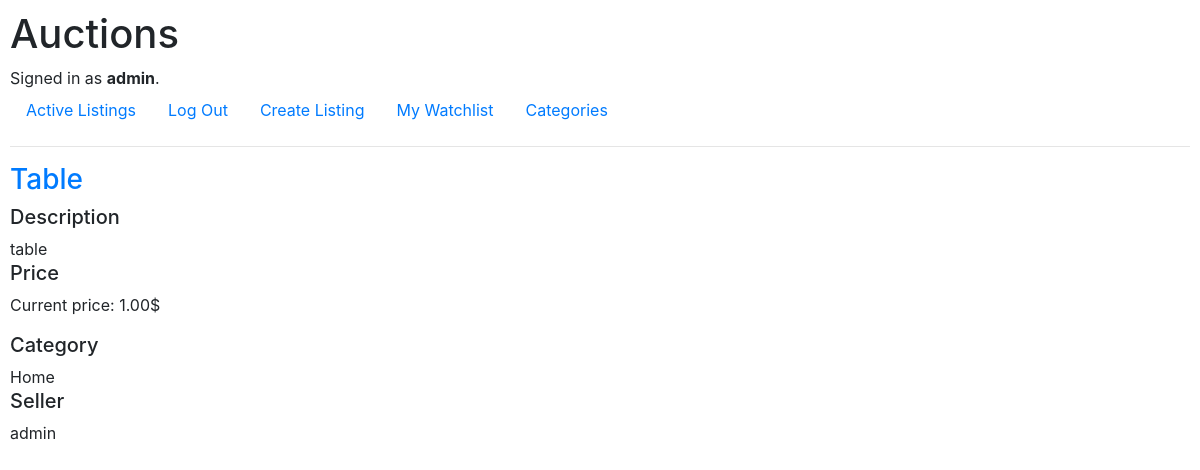
The app's page /watchlist/3 (signed in) with its own data.
### auctions/models.py (models this page shows, shortened)
class User(AbstractUser):
    pass
    def __str__(self):
        return f"{self.username}"

class Listing(models.Model):
    title = models.CharField(max_length=50, unique=True)
    seller = models.ForeignKey(User, on_delete=models.CASCADE, related_name="user_listings")
    init_price = models.DecimalField(max_digits=15, decimal_places=2)
    current_price = models.DecimalField(blank=True, null=True, max_digits=15, decimal_places=2)
    category = models.ForeignKey(Category, on_delete=models.CASCADE, related_name="category_listings")
    status = models.BooleanField(default=True)
    image = models.CharField(max_length=100)
    description = models.CharField(max_length=1000)
    winner = models.ForeignKey(User, on_delete=models.CASCADE, null=True, blank=True, related_name="winner_listings")
    watchlist = models.ManyToManyField(User, related_name="user_watchlist")

class Category(models.Model):
    name = models.CharField(max_length=20, primary_key=True)
    def __str__(self):
        return f"{self.name}"

### auctions/views.py (the view)
# urls.py: path("watchlist/<str:user_id>", views.watchlist, name="watchlist"),
@login_required
def watchlist(request, user_id):
    current_user = User.objects.get(pk=user_id)
    watchlist = current_user.user_watchlist.all()
    return render(request, "auctions/watchlist.html", {
        "watchlist": watchlist
    })

### auctions/templates/auctions/watchlist.html
{% extends 'auctions/layout.html' %}
{% block body %}
	{% for i in watchlist %}
		<h3>
			<a href="{% url 'listing' id=i.id %}">{{ i.title }}</a>
		</h3>
		<div>
			<h5>Description</h5>
			{{ i.description }}
		</div>
		<div>
			<h5>Price</h5>
			<p>
				Current price: {{ i.current_price }}$
			</p>
		</div>
		<div>
			<h5>Category</h5>
			{{ i.category }}
		</div>
		<div>
			<h5>Seller</h5>
			{{ i.seller }}
		</div>
	{% empty %}
		<p>
			There are no listings in your watchlist.
		</p>
	{% endfor %}
{% endblock %}

### auctions/templates/auctions/layout.html (shortened to what this page needs)
{% load static %}
<!DOCTYPE html>
<html lang="en">
    <head>
        <link rel="stylesheet" href="https://stackpath.bootstrapcdn.com/bootstrap/4.4.1/css/bootstrap.min.css">
        <link href="{% static 'auctions/styles.css' %}" rel="stylesheet">
    </head>
    <body>
        <h1>Auctions</h1>
        <div>
            {% if user.is_authenticated %}
                Signed in as <strong>{{ user.username }}</strong>.
            {% else %}
                Not signed in.
            {% endif %}
        </div>
        <ul class="nav">
            <li class="nav-item">
                <a class="nav-link" href="{% url 'index' %}">Active Listings</a>
            </li>
            {% if user.is_authenticated %}
                <li class="nav-item">
                    <a class="nav-link" href="{% url 'logout' %}">Log Out</a>
                </li>
                <li class="nav-item">
                    <a class="nav-link" href="{% url 'new_listing' %}">Create Listing</a>
                </li>
                <li class="nav-item">
                    <a class="nav-link" href="{% url 'watchlist' user_id=user.pk %}">My Watchlist</a>
                </li>
            {% endif %}
            <li class="nav-item">
                <a class="nav-link" href="{% url 'categories' %}">Categories</a>
            </li>
        </ul>
        <hr>
        {% block body %}
        {% endblock %}
    </body>
</html>

### auctions/static/auctions/styles.css (style rules this page uses)
body { padding: 10px; }

### records on screen
User: username "admin"
Listing: title "Table", description "table", current_price "1.00", category "Home", seller "admin"
